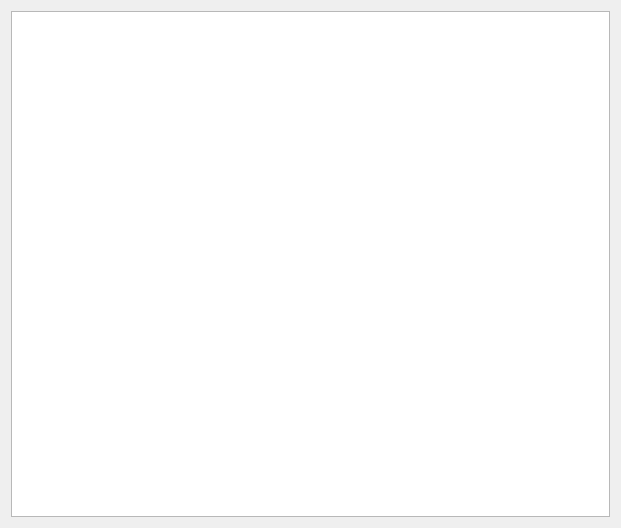
<?xml version="1.0" encoding="UTF-8"?>
<ui version="4.0">
 <class>SavedMembersWidget</class>
 <widget class="QWidget" name="SavedMembersWidget">
  <property name="geometry">
   <rect>
    <x>0</x>
    <y>0</y>
    <width>621</width>
    <height>528</height>
   </rect>
  </property>
  <property name="windowTitle">
   <string>mylist</string>
  </property>
  <layout class="QGridLayout" name="gridLayout">
   <item row="0" column="0">
    <widget class="QTableView" name="membersTableView">
     <property name="font">
      <font>
       <pointsize>10</pointsize>
       <weight>75</weight>
       <bold>true</bold>
      </font>
     </property>
    </widget>
   </item>
  </layout>
 </widget>
 <layoutdefault spacing="6" margin="11"/>
 <resources/>
 <connections/>
</ui>
